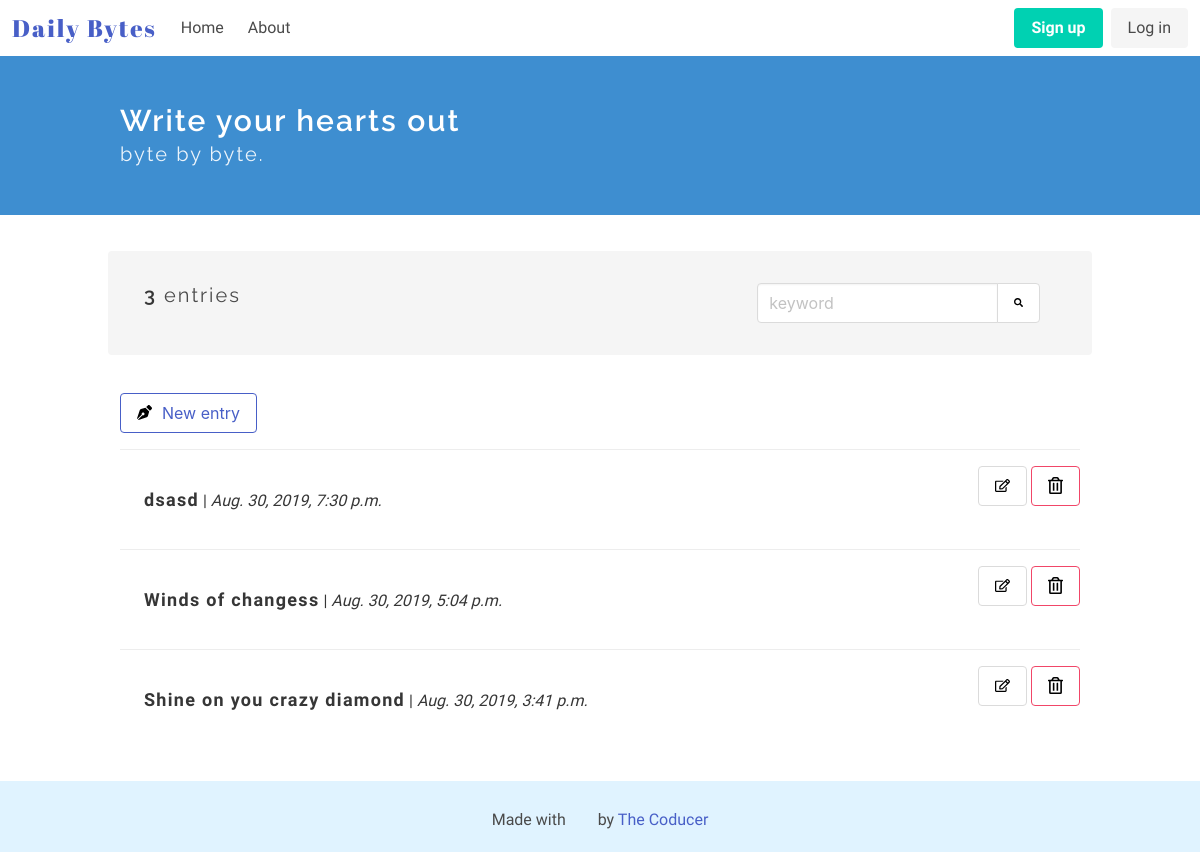
/, run on an earlier commit of the app's database.
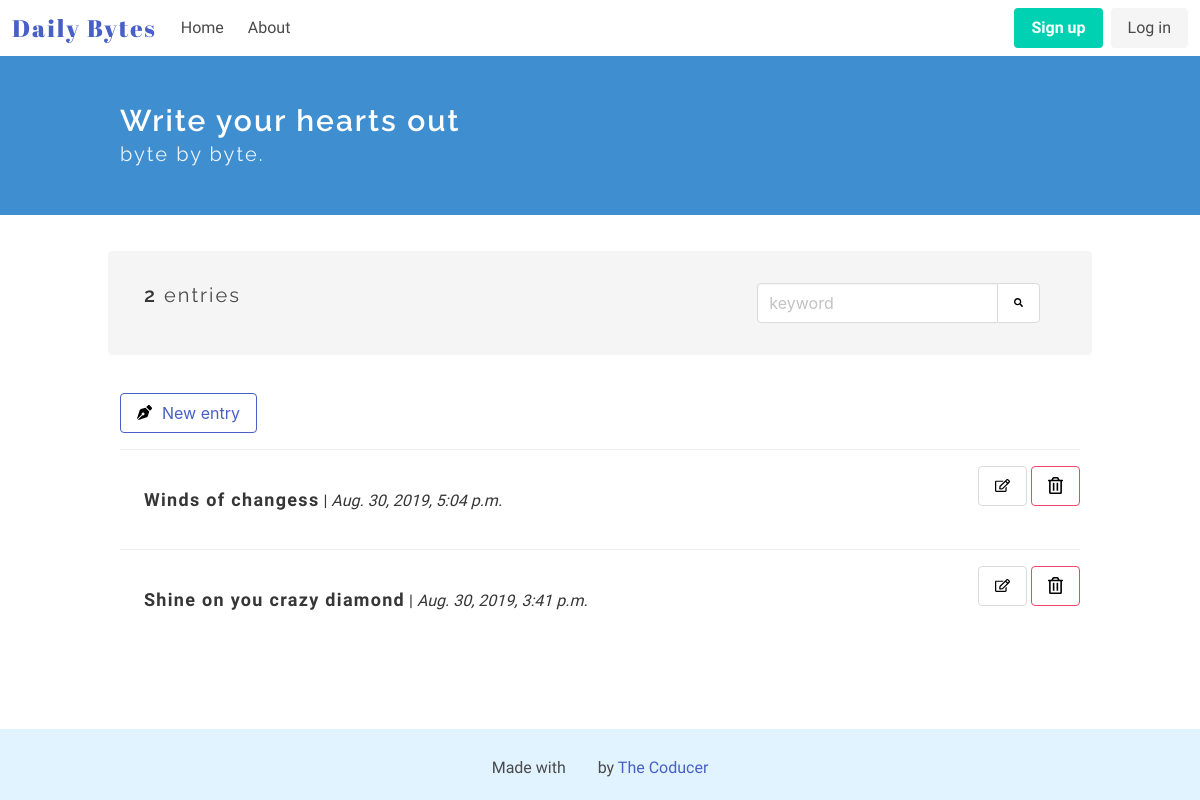
And on a later commit of the database.
### diary_app/models.py (models this page shows, shortened)
class Entry(models.Model):
    title = models.CharField(max_length=50, default='')
    text = models.TextField()
    date_posted = models.DateTimeField(auto_now_add = True)
    class Meta:
        verbose_name_plural = 'entries'

### diary_app/views.py (the view)
# urls.py: path('', views.index, name = 'home'),
def index(request):
    entries = Entry.objects.order_by('-date_posted') # to set a definite order
    count_entries = Entry.objects.all().count()
    context = {'entries': entries, 'count_entries': count_entries}
    return render(request, 'diary_app/index.html', context)

### diary_app/templates/diary_app/index.html (shortened to what this page needs)
<!DOCTYPE html>
<html lang="en">
<head>
</head>
<body>
    {% extends "./base.html" %}
    {% block content %}
    {% load static %}
    <section class="hero is-info">
        <div class="hero-body">
        <div class="container">
            <h1 class="title">
                Write your hearts out
            </h1>
            <h2 class="subtitle">
                byte by byte.
            </h2>
        </div>
        </div>
    </section>
    <section class="section">
        <div class="container">
            <div class="container my-top-bar">
            <div class="columns notification">
                <div class="column is-two-thirds">
                    <p class="subtitle is-5">
                        {% if count_entries < 1 %}
                            You don't have any entries
                        {% else %}
                            <strong>{{ count_entries }}</strong> entries
                        {% endif %}
                    </p>
                </div>
                <div class="column">
                <div class="field has-addons">
                    <p class="control">
                        <input class="input" type="text" placeholder="keyword">
                    </p>
                    <p class="control">
                        <button class="button">
                            <img src="{% static '/images/search.svg' %}" alt="Add new byte" width=15px height=15px>
                        </button>
                    </p>
                    </div>
                    </div>
                </div>
                </div>
        <article class="media">
            <div class="media-content">
                <div class="content">
                    <a class="button is-link is-outlined" href="{% url 'add' %}"><img src="{% static '/images/pen.svg' %}" alt="Add new byte" width=15px height=15px style="margin-right: 10px;">New entry</a>
                </div>
            </div>
        </article>
        {% for entry in entries %}
        <article class="media">
                <div class="media-content">
                    <a href="/entry/{{entry.id}}">
                    <div class="content notification readmore-div">
                        <p>
                            <strong class="entry-title">{{ entry.title }}</strong> | <i>{{ entry.date_posted }}</i>
                            <br>
                        </p>
                    </div>
                    </a>
                </div>
                <div class="media-right">
                        <a class="button" href="/edit/{{entry.id}}"><img src="{% static '/images/edit.svg' %}" alt="Edit" width=15px height=15px></a>
                        <a class="button is-danger is-outlined" href="/confirmdelete/{{entry.id}}"><img src="{% static '/images/delete.svg' %}" alt="Delete" width=15px height=15px color: red;></a>
                </div>
            </article>
        {% endfor %}
    </div>
    </section>
    {% endblock %}

What changed in the data, as far as the page shows it:
removed Entry: title "dsasd", date_posted "Aug. 30, 2019, 7:30 p.m."
Also different on the page:
{{ count_entries }}: "3" → "2"
